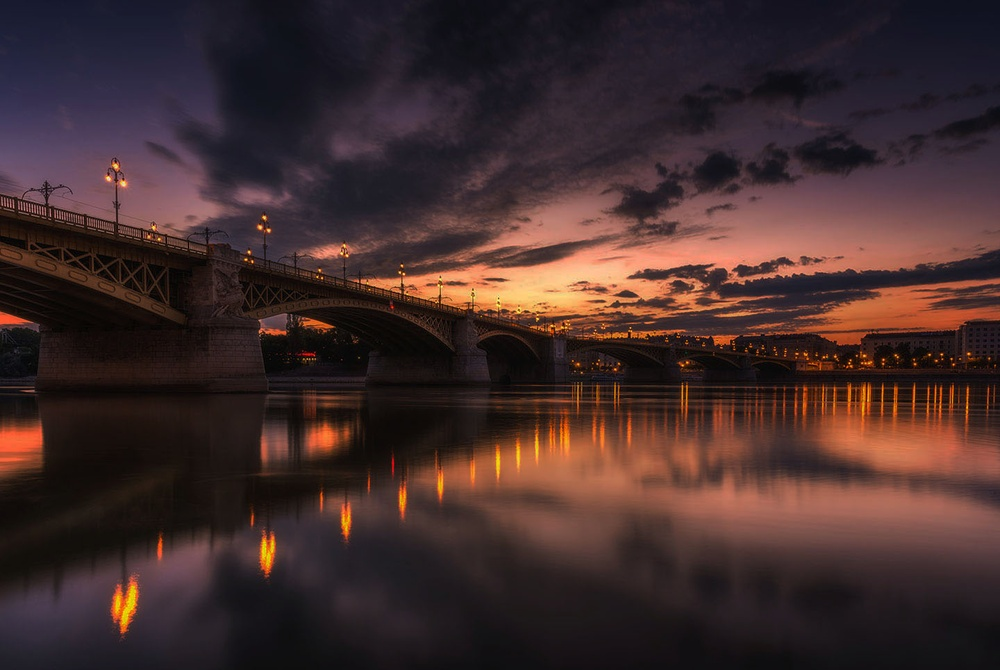
#> input picture Web/src/assets/img/daniel-olahh.jpg, 1000 x 670 px, shrunk from 1440 x 965 before the run, given in place of IMG_20210721_095600.jpg, which was not available
$ jupyter execute '(shayan) Thresholding.ipynb'
#> lines starting #> are read from the running program, lines starting #| are printed output that depends on the picture; after the words box and inside, x2 and y2 are one past the last pixel; in counts of white or black regions, pixels touching at a corner belong together; pictures that were not available may be replaced by others from this repository, and a replacement may not be noted
[cell 1]
import cv2
import matplotlib.pyplot as plt

from google.colab import files
uploaded = files.upload()
#> the answer given: daniel-olahh.jpg

[cell 2]
from io import BytesIO
from PIL import Image
import numpy as np

image1 = cv2.imread("IMG_20210721_095600.jpg")
#> image1 is the input picture: shape (670, 1000, 3); mean B, G, R 43.5, 44.4, 65.7
image2 = cv2.cvtColor(image1, cv2.COLOR_BGR2RGB)
b,g,r = cv2.split(image2)
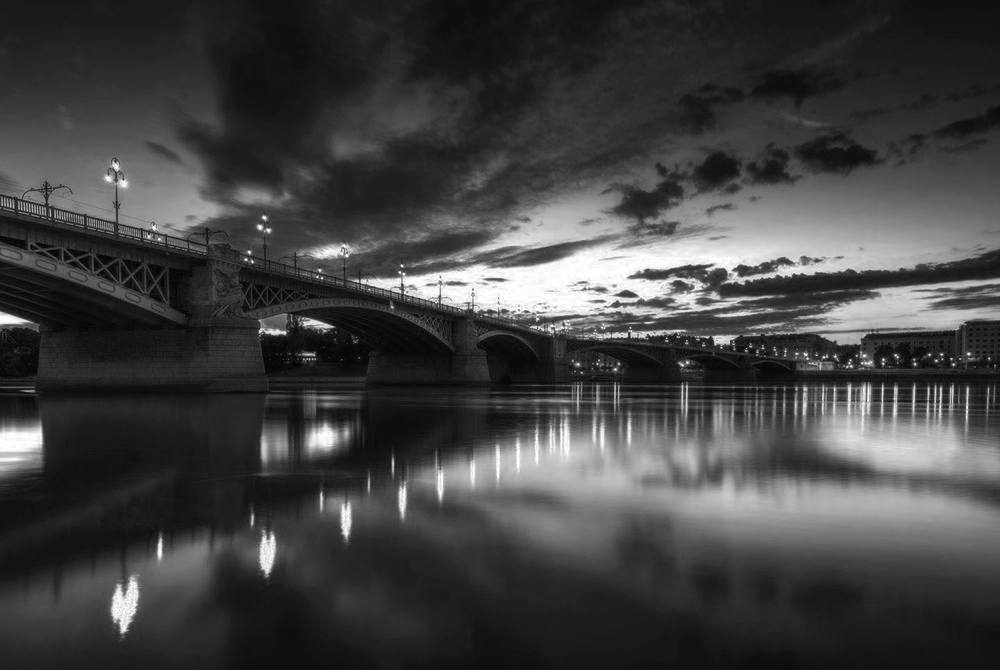
#> b: shape (670, 1000); min 0, max 255, mean 65.7
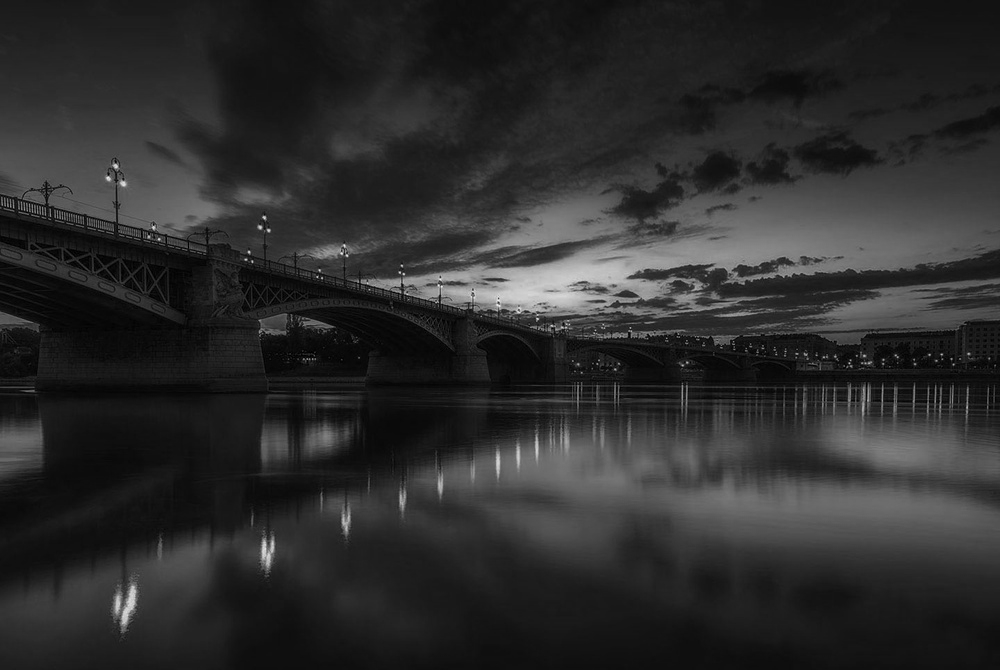
#> g: shape (670, 1000); min 0, max 242, mean 44.4
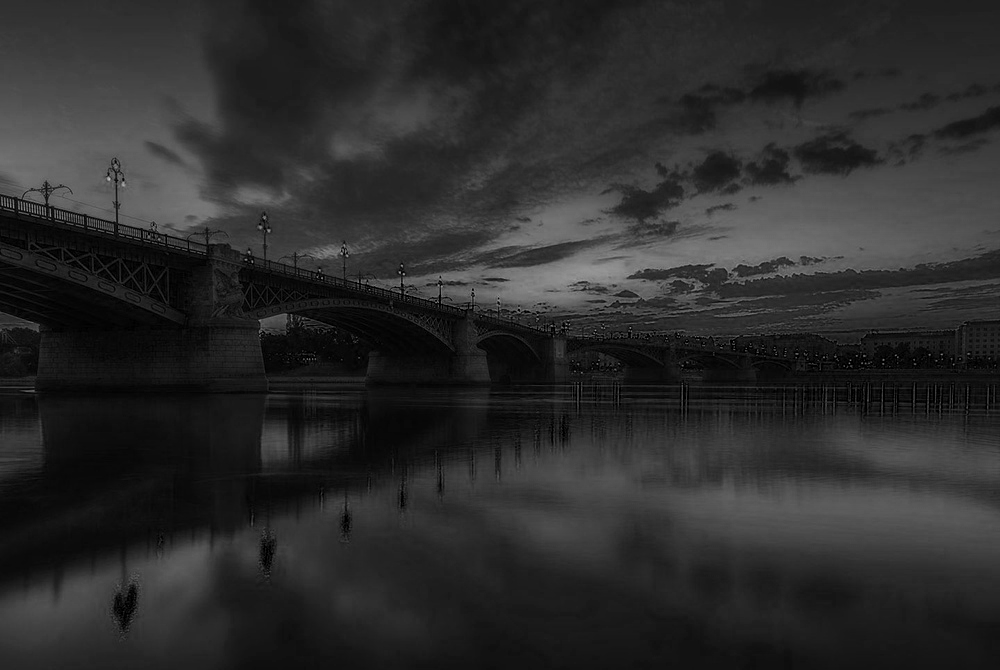
#> r: shape (670, 1000); min 0, max 192, mean 43.5
plt.imshow(image2)
plt.show()

img = b
# [10 lines of commented-out code are left out]
img_thresh_mean_c = cv2.adaptiveThreshold(img, 1, cv2.ADAPTIVE_THRESH_MEAN_C, cv2.THRESH_BINARY, 11, 0)
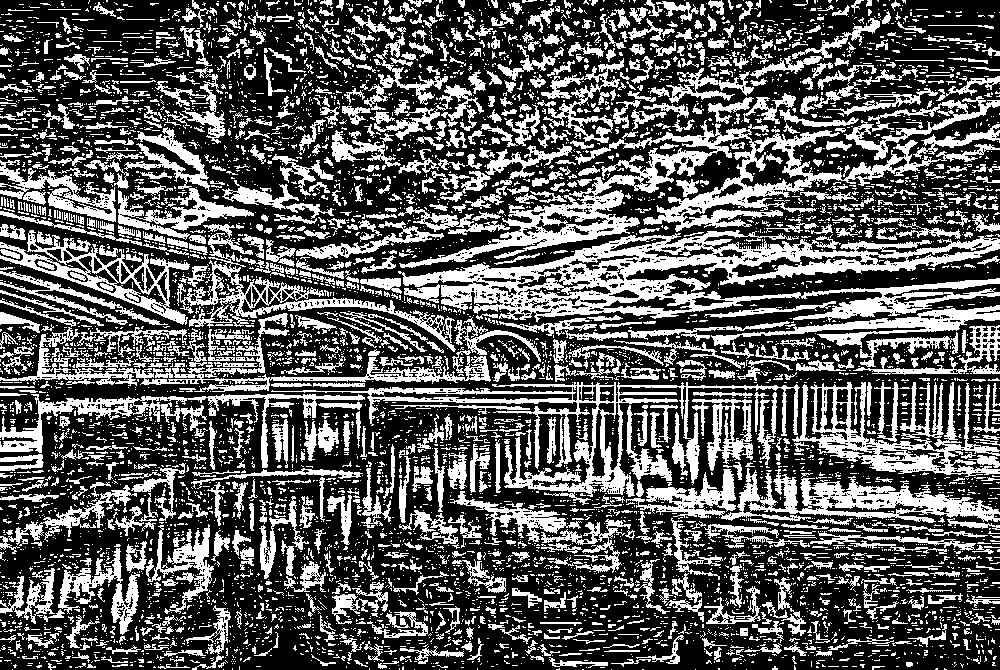
#> img_thresh_mean_c: shape (670, 1000); values 0 (black) and 1 (white), 35.5% white; 6601 white regions (5444 under 20 px), largest, box (x1, y1, x2, y2) and area: (398, 230, 1000, 322) 20490, (399, 120, 1000, 268) 14210, (271, 382, 800, 505) 9040
plt.title("Adaptive Thresholding")
plt.imshow(img_thresh_mean_c,'gray')
plt.show()

# [6 lines of commented-out code are left out]

print(image2)
#> (printed output is left out)
print(img_thresh_mean_c)
#> (printed output is left out)

[cell 3]
x = len(image2)
#> x = 670
y = len(image2[0])
#> y = 1000

for i in range(x):
  for j in range(y):
    for k in range(3):
      if img_thresh_mean_c[i][j] == 1:
        image2[i][j][k] = 255
      else:
        image2[i][j][k] = image2[i][j][k]
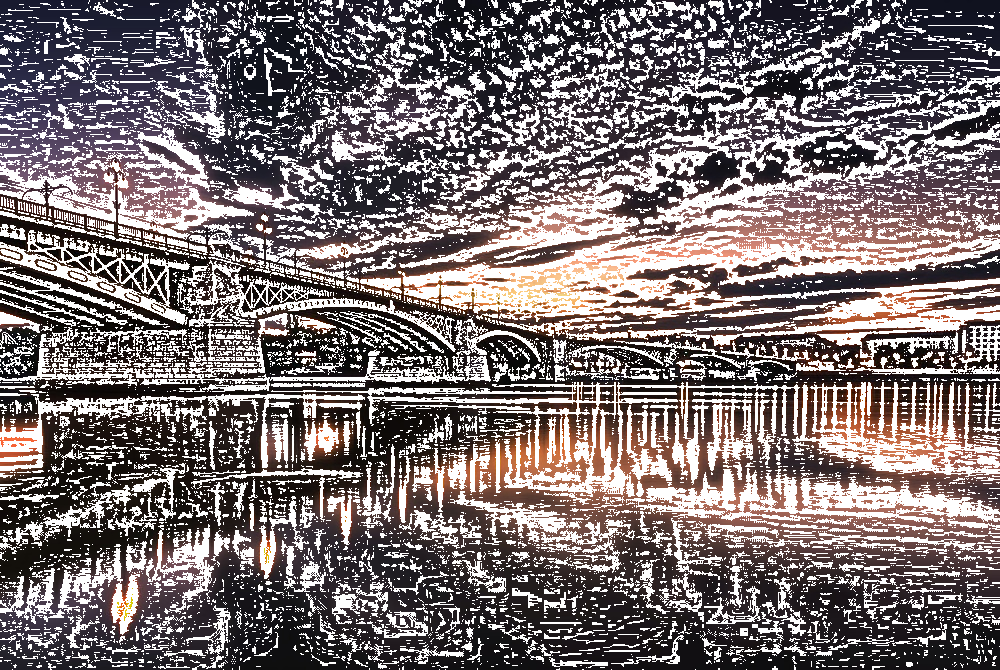
#> image2: shape (670, 1000, 3); mean R, G, B 124.4, 114.5, 115.6

#print(image2)

[cell 4]
print(image2)
#> (printed output is left out)

$ run again, on Web/src/assets/img/daniel-olahs.jpg
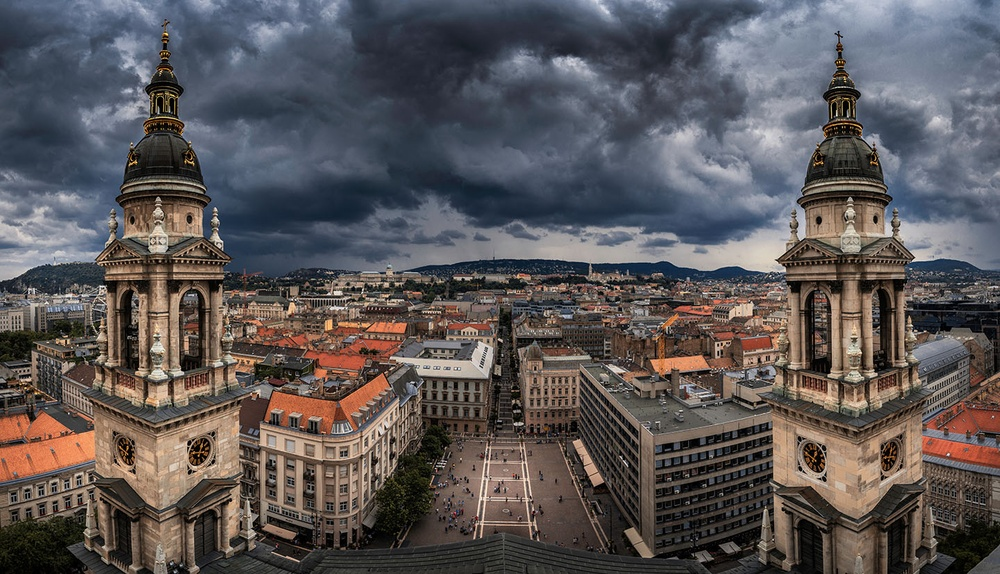
#> input picture Web/src/assets/img/daniel-olahs.jpg, 1000 x 574 px, shrunk from 1440 x 827 before the run, given in place of IMG_20210721_095600.jpg, which was not available
#> image1 is the input picture: shape (574, 1000, 3); mean B, G, R 87.6, 86.7, 91.3
#> `img_thresh_mean_c = cv2.adaptiveThreshold(img, 1, cv2.ADAPTIVE_THRESH_..`:
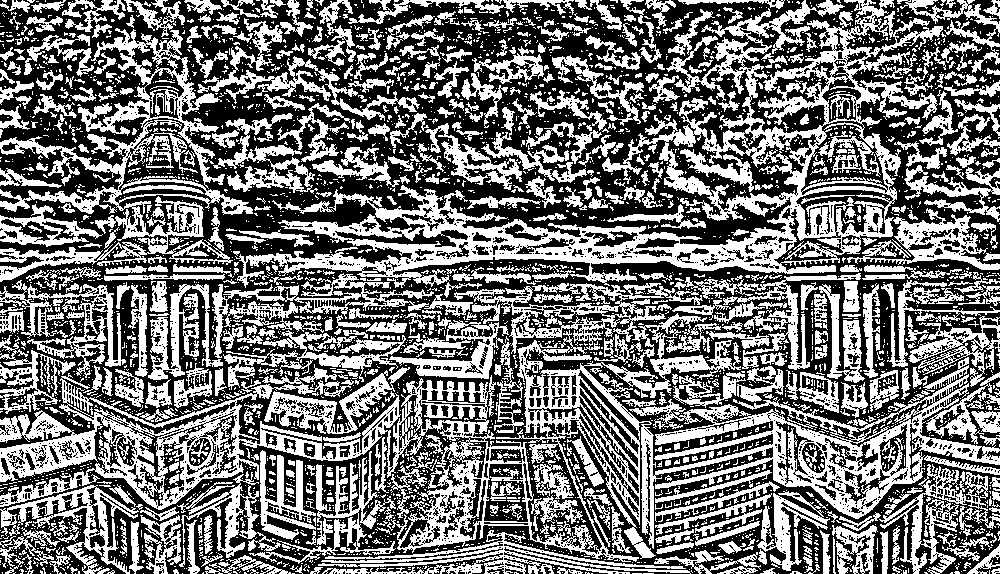
#> img_thresh_mean_c: shape (574, 1000); values 0 (black) and 1 (white), 45.5% white; 3802 white regions (3176 under 20 px), largest, box (x1, y1, x2, y2) and area: (0, 283, 1000, 562) 51476, (235, 0, 943, 288) 37536, (0, 28, 253, 282) 13892
#> (printed output is left out)
#> (printed output is left out)
#> x = 574
#> y = 1000
#> after the loop `for i in range(x):`:
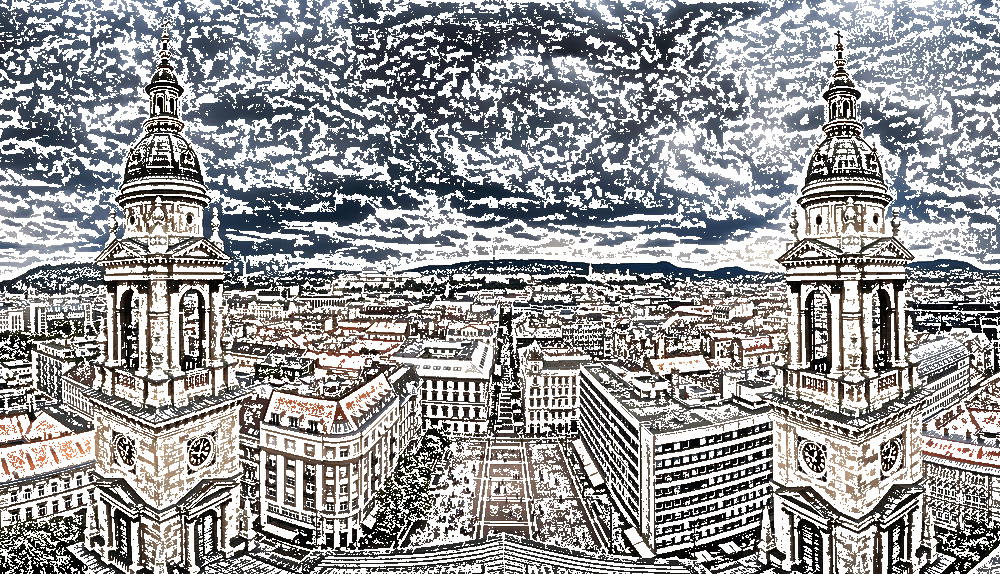
#> image2: shape (574, 1000, 3); mean R, G, B 153.1, 152.5, 154.5
#> (printed output is left out)

$ run again, on Web/src/assets/img/fabio-mangione.jpg
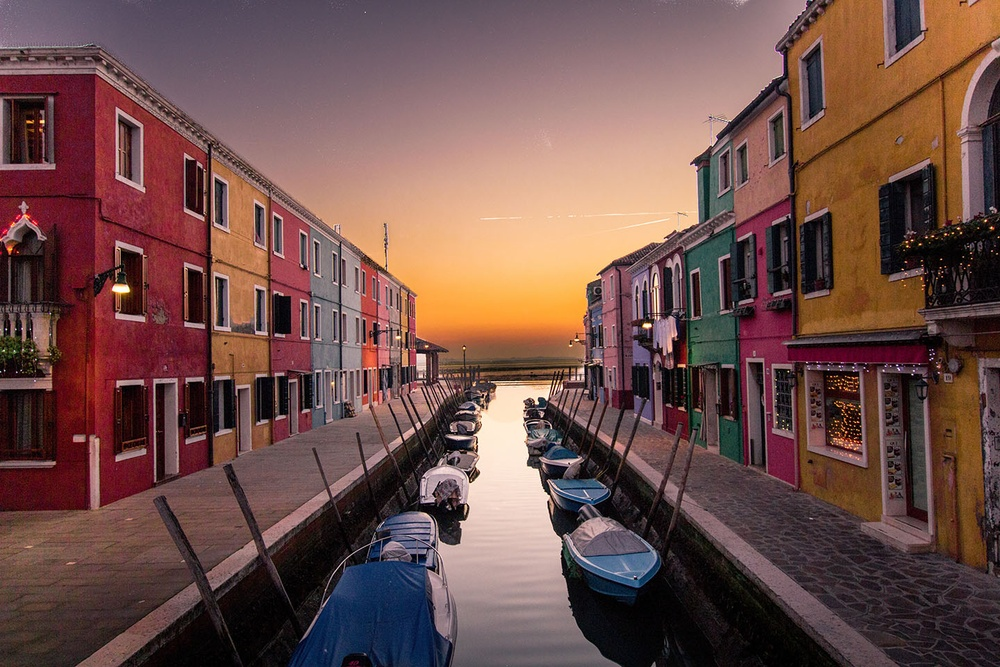
#> input picture Web/src/assets/img/fabio-mangione.jpg, 1000 x 667 px, shrunk from 1440 x 960 before the run, given in place of IMG_20210721_095600.jpg, which was not available
#> image1 is the input picture: shape (667, 1000, 3); mean B, G, R 74.3, 79.1, 110.8
#> `img_thresh_mean_c = cv2.adaptiveThreshold(img, 1, cv2.ADAPTIVE_THRESH_..`:
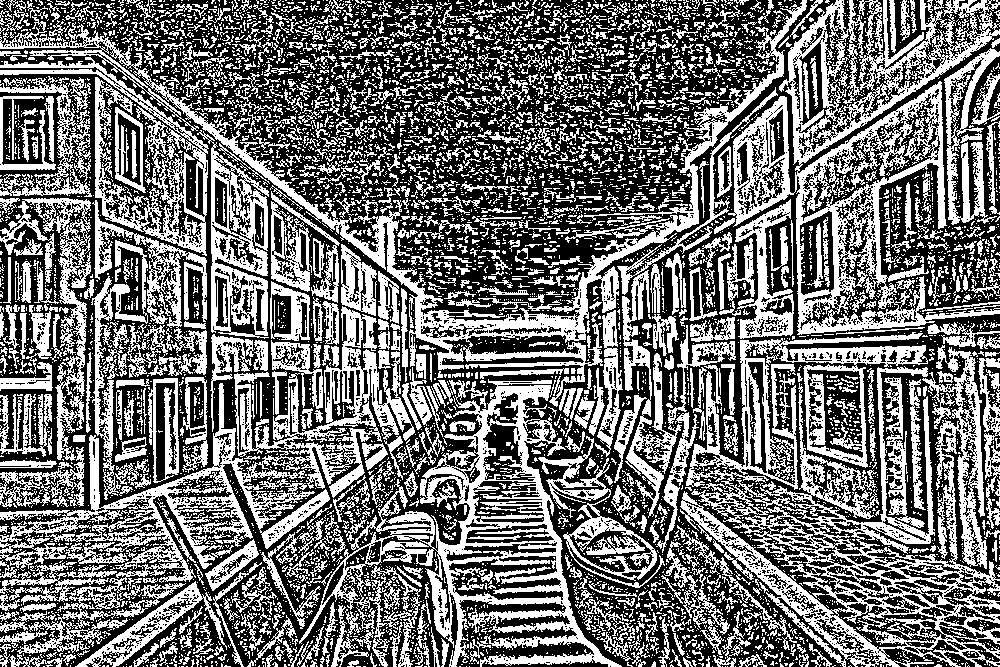
#> img_thresh_mean_c: shape (667, 1000); values 0 (black) and 1 (white), 44.2% white; 7101 white regions (6049 under 20 px), largest, box (x1, y1, x2, y2) and area: (680, 332, 1000, 667) 37196, (728, 0, 1000, 335) 25291, (0, 306, 415, 654) 23827
#> (printed output is left out)
#> (printed output is left out)
#> x = 667
#> y = 1000
#> after the loop `for i in range(x):`:
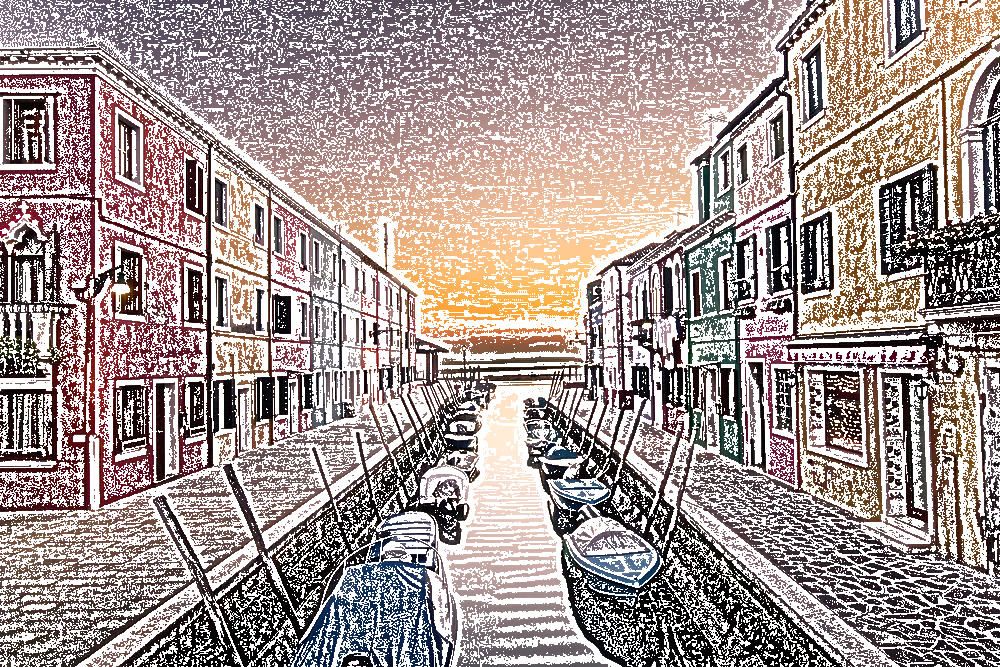
#> image2: shape (667, 1000, 3); mean R, G, B 167.2, 151.5, 149.3
#> (printed output is left out)
